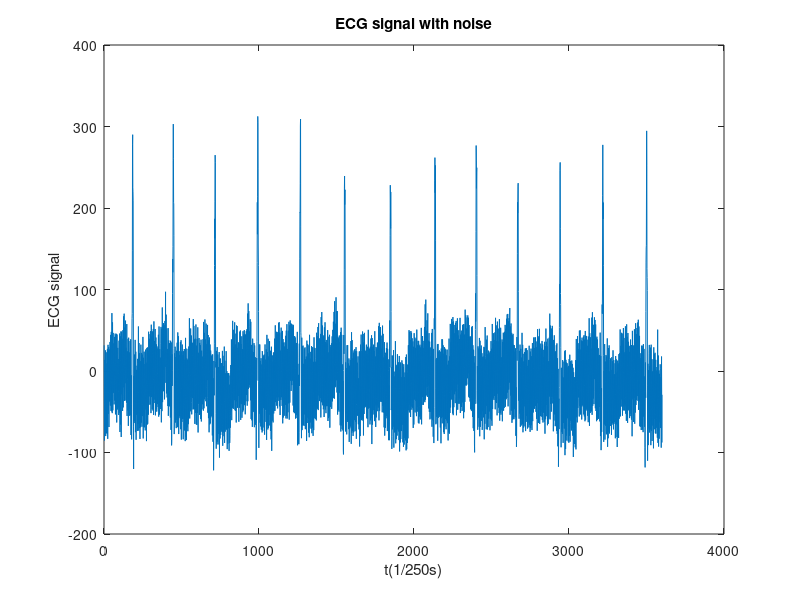
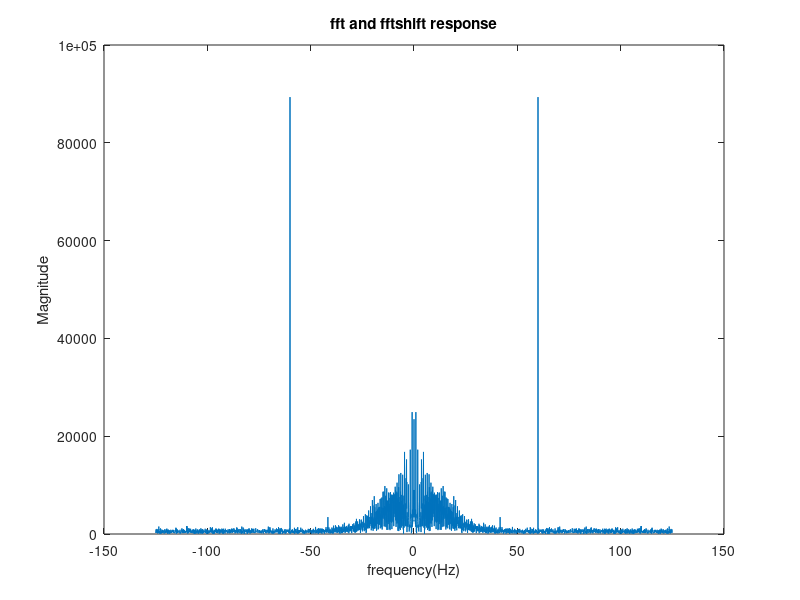
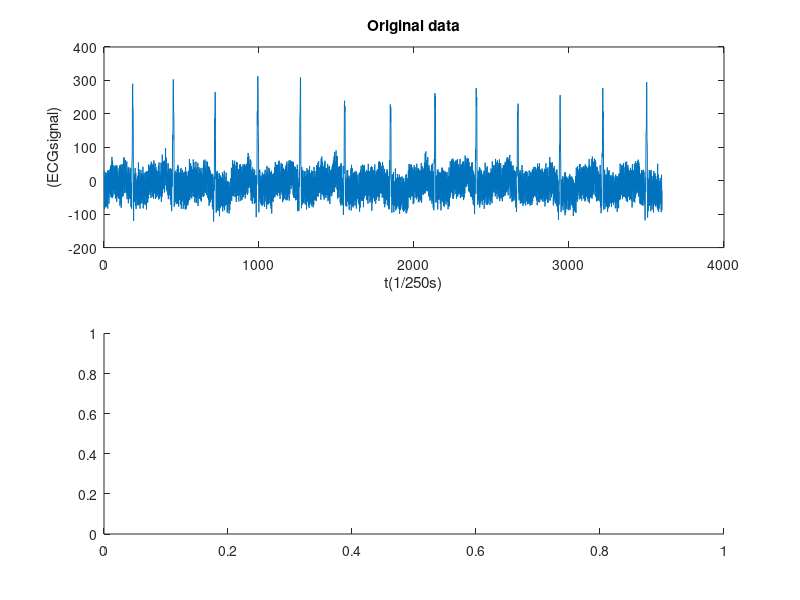

Recreate these plots in MATLAB, in order. (Note: this script raises an error after producing the figures.)
close all
y = load('noisyECG.mat');
n = length(y.y);
fs = 250;
T = 1/fs;
L = length(y.y);
w0 = (0:n-1);
figure
plot(y.y); 
title ('ECG signal with noise');
xlabel('t(1/250s)');
ylabel('ECG signal');





s = fftshift(fft(y.y));
w1 = linspace(-fs/2,fs/2-fs/n,n);
figure
plot(w1,abs(s));
title ('fft and fftshift response');
xlabel('frequency(Hz)');
ylabel('Magnitude');


%second order IIR notch filter
fn = 60;
wn = 2*pi*fn/fs;
r = 0.95;
b = [1 -2*cos(wn) 1];
a = [1 -2*r*cos(wn) r.^2];


[H, W] = freqz(b,a);
b = b/abs(H(1)); 
figure
subplot(2,1,1);
plot(y.y);
title ('Original data');
xlabel('t(1/250s)');
ylabel('(ECGsignal)');

subplot(2,1,2);
plot(firstResult);
title ('After IIR notch filtering');
xlabel('t(1/250s)');
ylabel('(ECGsignal)');

figure
subplot(2,1,1);
plot(w1,abs(s));
title ('Original fft and fftshift response');
xlabel('frequency(Hz)');
ylabel('Magnitude');

subplot(2,1,2);
plot(w1,abs(fftshift(fft(firstResult))));
title ('After IIR notch filtering');
xlabel('frequency(Hz)');
ylabel('Magnitude');


%Chebyshev II lowpass filter
wp = 42/fs;
ws = 60/fs;
Rp = 1;
As = 50;

[N1, W1] = cheb2ord(wp, ws, Rp, As);


[b1, a1] = cheby2(N1, As, W1);
[H1, W1]=freqz(b1,a1);
fprintf('The order of the transfer function of the filter: %d\n',N1);

fprintf('The top coefficients of the transfer function of the filter: ');
for i = 1:length(b1)
    fprintf('%.5g ',b1(i));
end
fprintf('\n');
fprintf('The bottom coefficients of the transfer function of the filter: ');
for i = 1:length(a1)
    fprintf('%.5g ',a1(i));
end
fprintf('\n');
% plot(abs(fft(firstResult)))
secondResult = filter(b1,a1,firstResult);

figure
subplot(2,1,1)
plot(W1/pi, 20*log10(abs(H1)));
title ('Chebyshev II lowpass filter');
xlabel('frequency(Hz)');
ylabel('Magnitude of the frequency response');
subplot(2,1,2)
zplane(b1,a1);

figure
subplot(2,1,1)

plot(firstResult);
title ('After IIR notch filtering');
xlabel('t(1/250s)');
ylabel('(ECGsignal)');
subplot(2,1,2)
plot(secondResult);
title ('After Chebyshev II lowpass filter ');
xlabel('t(1/250s)');
ylabel('(ECGsignal)');


%Chebyshev II high pass filter
wp=0.8;
ws=0.75;
Rp=1;
As=50;
[N2, W2] = cheb2ord(wp, ws, Rp, As);
[b2, a2] = cheby2(N2, As, W2,'high');

[H2, W2]=freqz(b2,a2);
% plot(W2/pi, 20*log10(abs(H2)));
fprintf('The order of the transfer function of the filter: %d\n',N2);

fprintf('The top coefficients of the transfer function of the filter: ');
for i = 1:length(b2) 
    fprintf('%.5g ',b2(i));
end
fprintf('\n');
fprintf('The bottom coefficients of the transfer function of the filter: ');
for i = 1:length(a2)
    fprintf('%.5g ',a2(i));
end
fprintf('\n');
thirdResult = filter(b2,a2,secondResult);

figure
subplot(2,1,1)
plot(secondResult);
title ('After Chebyshev II lowpass filter');
xlabel('t(1/250s)');
ylabel('(ECGsignal)');
subplot(2,1,2)
plot(thirdResult);
title ('After Chebyshev II high pass filter ');
xlabel('t(1/250s)');
ylabel('(ECGsignal)');


maxValue = max(thirdResult);
threshold = 0.7*maxValue;

%Thresholding filtered result
for i = 1:n
    if(thirdResult(i)<threshold)
        thirdResult(i) = 0;
    else
        thirdResult(i) = thirdResult(i) - threshold;
    end
end
[pks,locs] = findpeaks(thirdResult);
figure
findpeaks(thirdResult);

for i = 1:length(pks)
    for j = i:length(pks)
        if((locs(j)-locs(i))<50&&i~=j)      
            if(pks(i) < pks(j))
                pks(i) = 0;
            else
                pks(j) = 0;
            end
            
        end
    end
    
end

count = 0;
var = 0;
for i = 2:length(pks)
    for j = i:length(pks)
        if(pks(i)~=0&&i~=j)
            var = var + abs(pks(i)-pks(i-1));
            count = count +1;
            break
        end
    end

end
avgVar = var/count;

heartRate = 0;
count = 0;
for i = 1:length(pks)
    for j = i:length(pks)
        if((locs(j)-locs(i))>50&&i~=j)      
            heartRate = heartRate + 60/((locs(j)-locs(i))/250);
            count = count +1;
            break
        end
    end
end
avgHeartRate = heartRate/count;
% 
% 
% count = 0;
% maxCurr = 0;
% rate = 0;
% countC = 0;
% var = 0;
% for i = firstValidIndex:n
%     
%     if(thirdResult(i)>0&& count>=50&&countC>0)
%         tmpR = 60/(count/250);
%         rate = rate + tmpR;
%         count = 0;
%         countC = countC +1;
%         tmpVar = abs(thirdResult(i)-maxCurr);
%         var = var+tmpVar;
%        
%         
%     else
%         if(thirdResult(i)>0&& count>=50&&countC==0)
%             countC = countC +1;
%         end
%     end
%     
%     
%     count = count + 1;
% end
format shortG
fprintf('average heart beat is: %.5g\n',avgHeartRate);
fprintf('average heart beat variability is: %.5g\n',avgVar);


